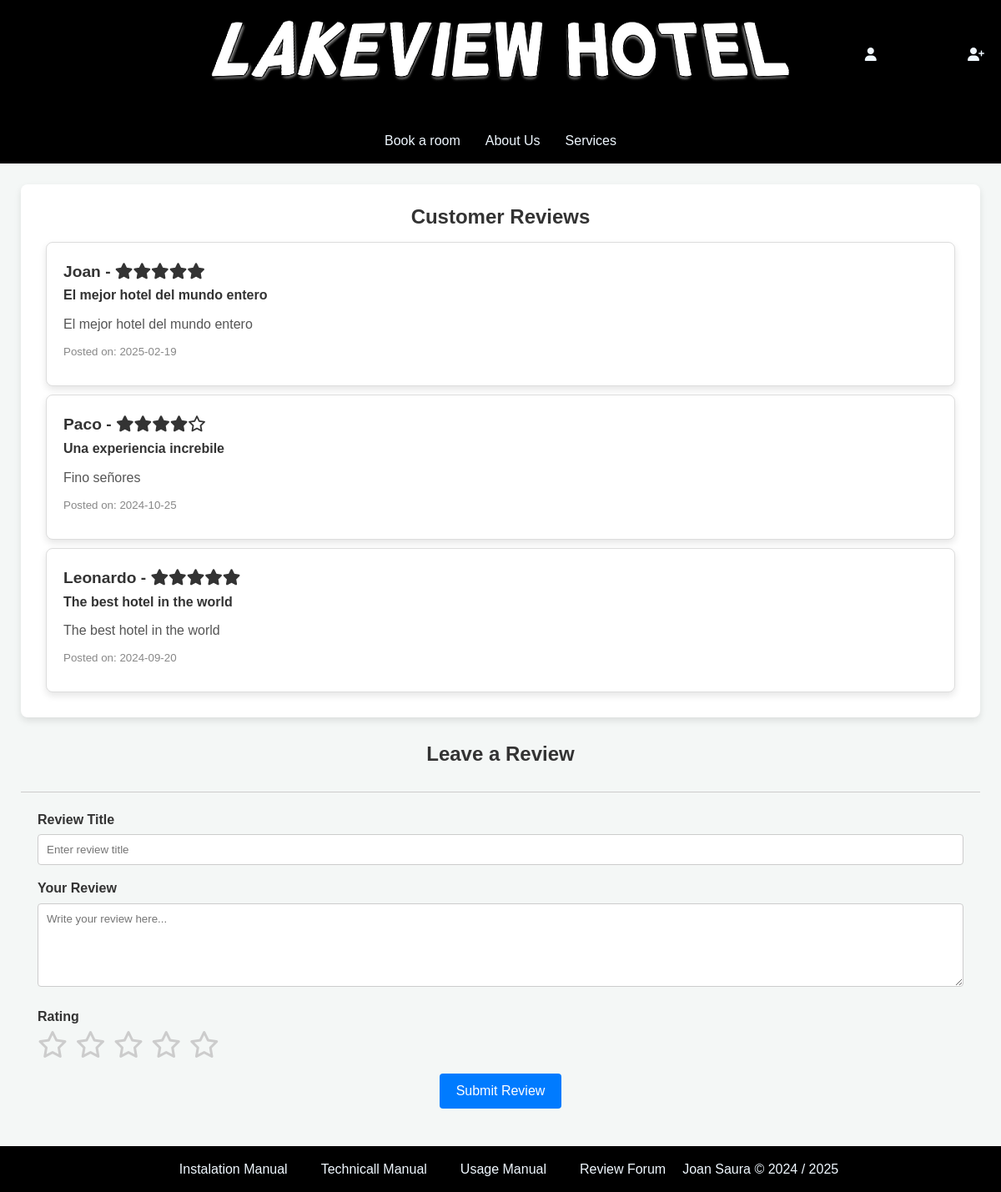
/files/forms/reviews/reviews_forum.php, run on the app's committed database.
### tables this page shows
CREATE TABLE IF NOT EXISTS `071_reviews` (
  `review_id` int(11) NOT NULL AUTO_INCREMENT,
  `user_id` int(11) NOT NULL,
  `customer_review` varchar(500) DEFAULT NULL,
  `customer_score` enum('1','2','3','4','5') DEFAULT NULL,
  `inserted_on` date DEFAULT NULL,
  `accepted` tinyint(1) DEFAULT NULL,
  `review_title` varchar(300) DEFAULT NULL,
  `reviewed` tinyint(1) DEFAULT 0,
  PRIMARY KEY (`review_id`),
  KEY `user_id` (`user_id`)
);

CREATE TABLE IF NOT EXISTS `071_users` (
  `user_id` int(11) NOT NULL AUTO_INCREMENT,
  `user_online` varchar(255) DEFAULT NULL,
  `user_password` varchar(255) DEFAULT NULL,
  `user_mail` varchar(255) DEFAULT NULL,
  `client_id` int(11) DEFAULT NULL,
  `employee_id` int(11) DEFAULT NULL,
  `user_role` enum('guest','customer','admin') NOT NULL DEFAULT 'guest',
  PRIMARY KEY (`user_id`),
  KEY `fk_client_id` (`client_id`),
  KEY `fk_employee_id` (`employee_id`)
);

### files/forms/reviews/reviews_forum.php (the view, shortened to what this page needs)
<?php
$root = $_SERVER['DOCUMENT_ROOT'];
include($root . '/student071/dwes/files/common-files/db_connection.php');
include($root . '/student071/dwes/files/functions/displayStars.php');
include($root . '/student071/dwes/files/common-files/header.php');
?>
<div id="form-coments">
    <h2>Customer Reviews</h2>
    <div id="reviews-list">
        <?php
        $query = "SELECT r.review_id, r.customer_review, r.customer_score, r.inserted_on, r.review_title, u.user_online
                  FROM 071_reviews r
                  JOIN 071_users u ON r.user_id = u.user_id
                  WHERE r.accepted = 1 AND r.reviewed = 1
                  ORDER BY r.inserted_on DESC";
        $result = mysqli_query($conn, $query);
        if ($result && mysqli_num_rows($result) > 0) {
            while($review = mysqli_fetch_assoc($result)) {
                ?>
                <div class="review-card">
                <h3><?php echo htmlspecialchars($review['user_online']); ?> - <?php echo displayStars($review['customer_score']); ?></h3>
                <h4><?php echo htmlspecialchars($review['review_title']); ?></h4>
                    <p><?php echo htmlspecialchars($review['customer_review']); ?></p>
                    <small>Posted on: <?php echo htmlspecialchars($review['inserted_on']); ?></small>
                </div>
                <?php
            }
        } else {
            echo "<p>No reviews available.</p>";
        }
        ?>
    </div>
</div>
<h2>Leave a Review</h2>
<form class="review-form" action="/student071/dwes/files/querys/reviews/insert_review.php" method="POST">
    <label for="review-title">Review Title</label>
    <input type="text" name="review_title" id="review-title" placeholder="Enter review title" required maxlength="50">
    <label for="review-text">Your Review</label>
    <textarea name="review_text" id="review-text" placeholder="Write your review here..." required maxlength="500"></textarea>
    <label>Rating</label>
    <div id="star-rating">
        <i class="fa fa-star-o star" data-value="1"></i>
        <i class="fa fa-star-o star" data-value="2"></i>
        <i class="fa fa-star-o star" data-value="3"></i>
        <i class="fa fa-star-o star" data-value="4"></i>
        <i class="fa fa-star-o star" data-value="5"></i>
    </div>
    <button type="submit">Submit Review</button>
</form>
<?php
include($root . '/student071/dwes/files/common-files/footer.php');
?>

### files/functions/displayStars.php
<?php
function displayStars($rating) {
    $html = '';
    $rating = max(1, min(5, intval($rating)));
    for ($i = 1; $i <= 5; $i++) {
        if ($i <= $rating) {
            $html .= '<i class="fa fa-star gold"></i>';
        } else {
            $html .= '<i class="fa fa-star-o"></i>';
        }
    }
    return $html;
}
?>

### css/style.css (style rules this page uses)
* { margin: 0; padding: 0; box-sizing: border-box; }
body { display: flex; flex-direction: column; min-height: 100vh; }
.review-card { background: #fff; border: 1px solid #ddd; border-radius: 5px; padding: 15px; margin-bottom: 20px; box-shadow: 0 2px 4px rgba(0,0,0,0.05); }
.review-card h3 { margin-top: 0; font-size: 1.2em; color: #333; }
.review-card p { margin: 10px 0; line-height: 1.5; color: #555; }
.review-card small { display: block; margin-bottom: 10px; color: #999; }

### css/manuals.css (style rules this page uses)
* { margin: 0; padding: 0; box-sizing: border-box; font-family: 'Arial', sans-serif; }
body { background-color: #f4f7f6; color: #333; line-height: 1.6; }

### css/forms.css (style rules this page uses)
form { margin-top: 15px; }
button[type="submit"] { background-color: #5cb85c; color: #fff; border: none; border-radius: 5px; padding: 10px 15px; font-size: 1em; cursor: pointer; transition: background-color 0.3s ease; }

### css/reviews.css (style rules this page uses)
#form-coments { margin: 25px ; padding: 20px; background-color: #fff; border-radius: 8px; box-shadow: 0 4px 8px rgba(0,0,0,0.1); }
h2 { text-align: center; color: #333; }
.review-form { margin-top: 40px; padding: 20px; margin: 25px; border-top: 1px solid #ccc; }
.review-form label { display: block; margin-bottom: 5px; font-weight: bold; color: #333; }
.review-form input[type="text"], .review-form textarea { width: 100%; padding: 10px; margin-bottom: 15px; border: 1px solid #ccc; border-radius: 4px; }
.review-form textarea { resize: vertical; min-height: 100px; }
#star-rating { margin-bottom: 15px; }
#star-rating .star { font-size: 2em; color: #ccc; cursor: pointer; margin-right: 5px; transition: color 0.2s ease-in-out; }
.review-form button { background-color: #007bff; color: #fff; border: none; padding: 12px 20px; border-radius: 4px; cursor: pointer; font-size: 1em; display: block; margin: 0 auto; }
.review-card { background-color: #fafafa; padding: 15px; border-radius: 8px; margin-bottom: 15px; border: 1px solid #ddd; }
.review-card h3 { margin-top: 0; color: #333; }
.review-card p { font-size: 1em; color: #555; }
.review-card small { color: #888; }
.review-card { background: white; padding: 20px; margin: 10px; border-radius: 8px; box-shadow: 0 4px 8px rgba(0, 0, 0, 0.1); }

### data on the page
071_reviews: user.user_online "Joan", customer_score "5" (drawn), review_title "El mejor hotel del mundo entero", customer_review "El mejor hotel del mundo entero", inserted_on "2025-02-19"
071_reviews: user.user_online "Paco", customer_score "4" (drawn), review_title "Una experiencia increbile", customer_review "Fino señores", inserted_on "2024-10-25"
071_reviews: user.user_online "Leonardo", customer_score "5" (drawn), review_title "The best hotel in the world", customer_review "The best hotel in the world", inserted_on "2024-09-20"
